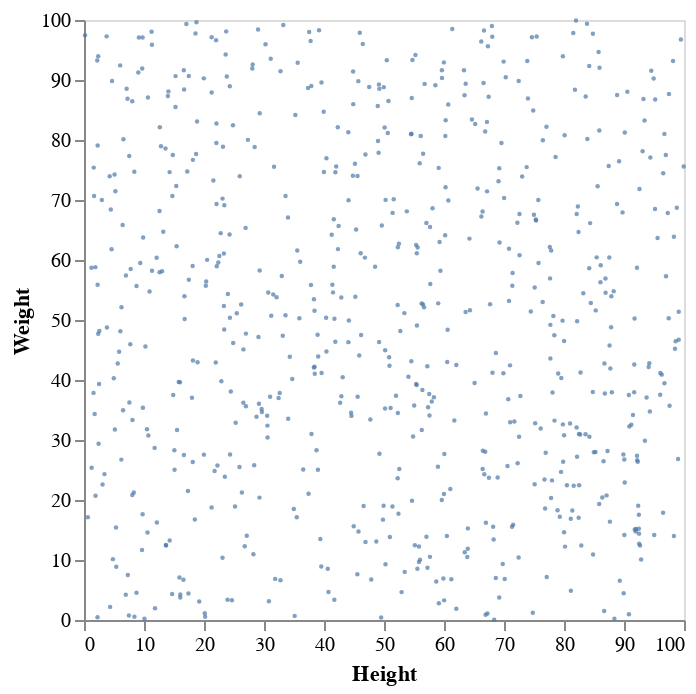

The code cell stored with this chart in its notebook:
### Markdown cell above
::: callout-caution
## Question
Do you see any clustering the in the above plots? What about if we give names to the different columns?

:::

We will do a lot of altering axis and colors in altair. We do this by specifying `alt.axistype` and then passing various options.

### Code cell
alt.Chart(df).mark_circle(size=5).encode(
    alt.X('x', axis=alt.Axis(grid=False, title='Height')),
    alt.Y('y', axis=alt.Axis(grid=False, title='Weight')))

### Figure 1 — Vega-Lite specification as saved in the notebook (floating-point values rounded to 4 significant figures; data arrays with more than 128 entries replaced by an {"elided": "..."} marker saying what was removed)
{"config": {"view": {"continuousWidth": 300, "continuousHeight": 300}}, "data": {"name": "data-727165ceb4fc2e3d5818c5eb598ef297"}, "mark": {"type": "circle", "size": 5}, "encoding": {"x": {"axis": {"grid": false, "title": "Height"}, "field": "x", "type": "quantitative"}, "y": {"axis": {"grid": false, "title": "Weight"}, "field": "y", "type": "quantitative"}}, "$schema": "https://vega.github.io/schema/vega-lite/v5.20.1.json", "datasets": {"data-727165ceb4fc2e3d5818c5eb598ef297": {"elided": "700 records"}}}
